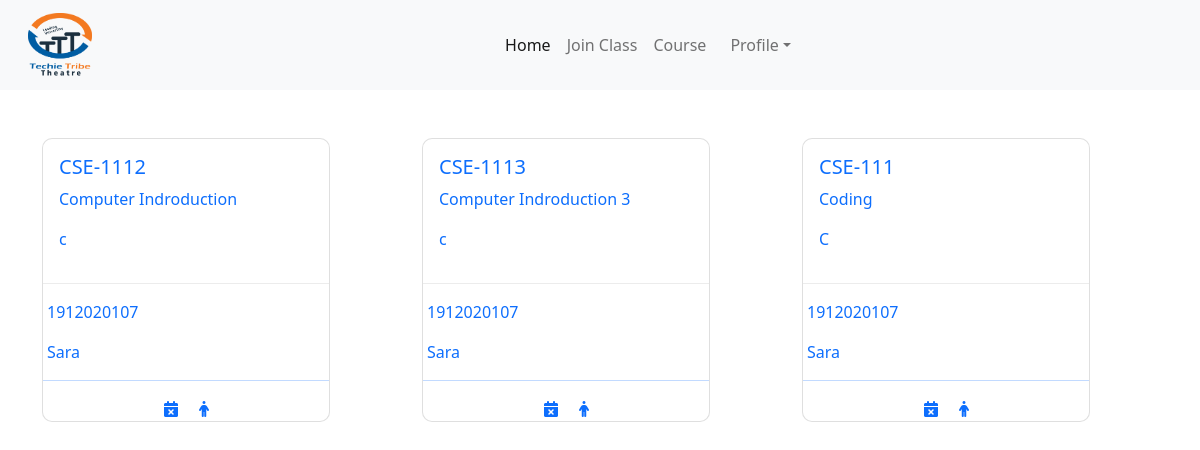
Page /student/ (signed in) on the committed database.
### student/models.py (models this page shows)
class JoinClass(models.Model):
    student = models.ForeignKey(Student, on_delete=models.CASCADE)
    myclass = models.ForeignKey(CreateClass, on_delete=models.CASCADE)

### teacher/models.py (models this page shows, shortened)
class CreateClass(models.Model):
    user = models.ForeignKey(User, on_delete=models.CASCADE)
    class_code_name = models.CharField(max_length=100)
    section = models.CharField(max_length=100)
    subject_name = models.CharField(max_length=100)
    room = models.CharField(max_length=100)
    classcode = models.CharField(max_length=100)

### mainapp/models.py (models this page shows, shortened)
class Student(models.Model):
    id_no = models.IntegerField()
    first_name = models.CharField(max_length=100)
    last_name = models.CharField(max_length=100)
    email = models.EmailField()
    password = models.CharField(max_length=100)
    cpassword = models.CharField(max_length=100)

### student/views.py (the view)
# urls.py: path('', StudentHome.as_view(), name='home'),
class StudentHome(View):
    def get(self, request):
        student = request.session.get("student")
        if student:
            studentuser = Student.objects.get(pk=student)
            classview = JoinClass.objects.filter(student=studentuser)
            return render(request, 'student_home.html', {'classview': classview})
        else:
            return redirect("/")

### student/templates/student_home.html (shortened to what this page needs)
{% extends 'base_student.html' %} <br />
{% load static %} <br />
{% block content %}
<link rel="stylesheet" href="{% static 'css/card.css' %}" />
<link
  rel="stylesheet"
  href="https://cdnjs.cloudflare.com/ajax/libs/font-awesome/6.1.1/css/all.min.css"
/>
<section class="wrapper">
  <div class="container">
    <div class="row">
      {% for cr in classview %}
      <div class="col-lg-4 mt-5">
        <a href="{% url 'class_view_work' cr.id %}">
          <div class="card" style="width: 18rem">
            <div class="card-body">
              <h5 class="card-title">{{cr.myclass.class_code_name}}</h5>
              <p class="card-text">{{cr.myclass.subject_name}}</p>
              <p class="card-text">{{cr.myclass.section}}</p>
            </div>
            <hr class="mhr" />
            <div class="ms-1">
              <p>{{cr.student.id_no}}</p>
              <p>{{cr.student.first_name}} {{cr.last.first_name}}</p>
            </div>
            <hr />
            <div class="text-center">
              <a href=""><i class="fa-solid fa-calendar-xmark me-3"></i></a>
              <a href=""><i class="fa-solid fa-person"></i></a>
            </div>
          </div>
        </a>
      </div>
      {% endfor %}
    </div>
  </div>
</section>
{% endblock content %}

### teacher/static/css/form.css (style rules this page uses)
*, *:before, *:after { -webkit-box-sizing: border-box; box-sizing: border-box; }

### teacher/static/css/card.css (style rules this page uses)
a { text-decoration: none; }
.card { border-radius: 10px; }
.mhr { color: rgb(178, 179, 180); }

### rows in the picture
JoinClass: myclass.class_code_name "CSE-1112", myclass.subject_name "Computer Indroduction", myclass.section "c", student.id_no "1912020107", student.first_name "Sara"
JoinClass: myclass.class_code_name "CSE-1113", myclass.subject_name "Computer Indroduction 3", myclass.section "c", student.id_no "1912020107", student.first_name "Sara"
JoinClass: myclass.class_code_name "CSE-111", myclass.subject_name "Coding", myclass.section "C", student.id_no "1912020107", student.first_name "Sara"
